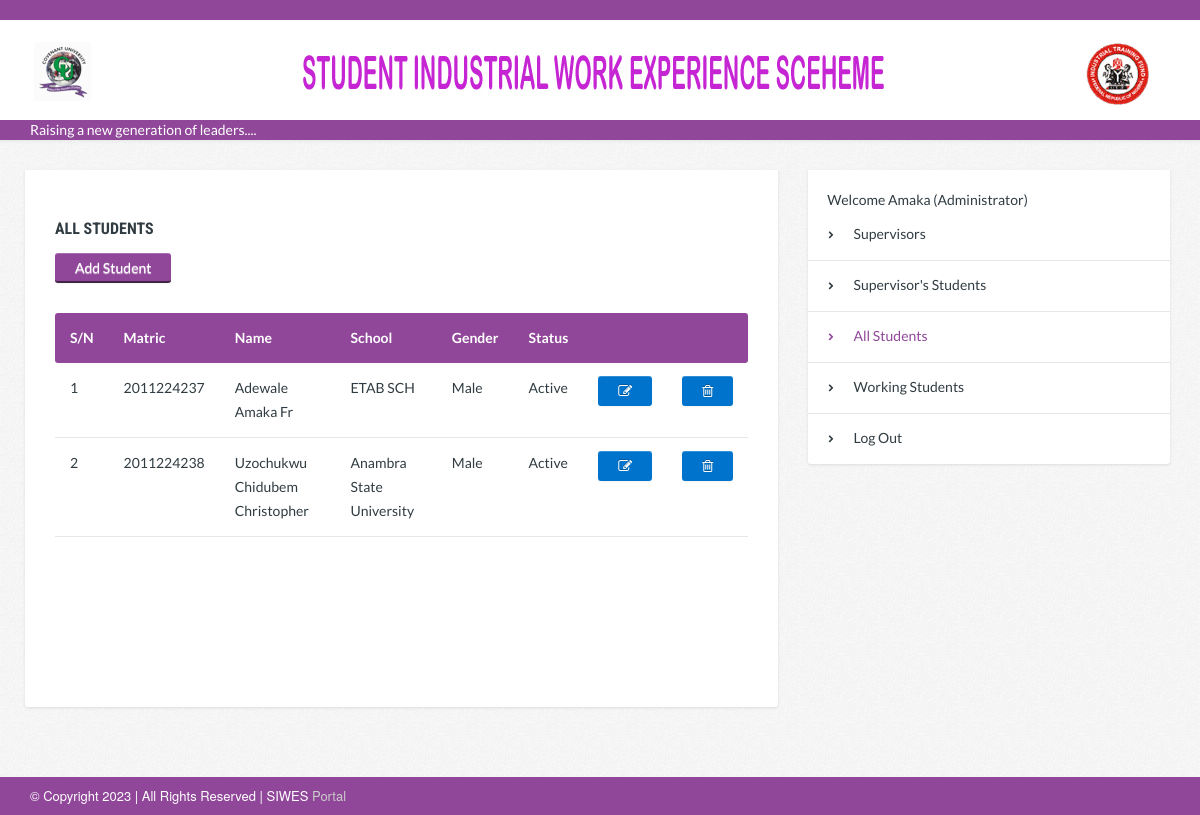
Screenshot of /allstudents.php (signed in) with the database file from the repository.
### tables this page shows
CREATE TABLE `reglist` (
  `matno` int(11) NOT NULL,
  `fname` varchar(100) DEFAULT NULL,
  `sname` varchar(100) DEFAULT NULL,
  `mname` varchar(100) DEFAULT NULL,
  `sex` varchar(50) DEFAULT NULL,
  `college` varchar(100) DEFAULT NULL,
  `dept` varchar(100) DEFAULT NULL,
  `program` varchar(100) DEFAULT NULL,
  `level` varchar(100) DEFAULT NULL,
  `studentshipStatus` varchar(100) DEFAULT NULL,
  `password` varchar(100) NOT NULL
);

### allstudents.php (the view, shortened to what this page needs)
<?php
include_once("includes/functions.php");
$getstdnts = "SELECT * FROM reglist  ";
$thestdnts = mysqli_query($connection, $getstdnts);
$serial = 1;
$inc = 1;
?>
<?php require('views/header.php'); ?>
<div id="page-content">
	<div class="container">
		<div class="row">
			<div class="col-sm-8 page-content">
				<div class="white-container mb40">
					<div id='thegentable' class='pb90'>
						<h6>All Students</h6>
						<?php if ($_SESSION['adminroleid'] == 1) : ?>
							<a href="#" id='shownew' class="btn btn-default">Add Student</a>
						<?php endif; ?>
						<?php if (mysqli_num_rows($thestdnts) < 1) { ?>
							<p class='pt20 mb90 pb210'>No Student added yet.</p>
						<?php
						} else { ?>
							<table class="table-hover">
								<thead>
									<tr>
										<th>S/N</th>
										<th>Matric</th>
										<th>Name</th>
										<th>School</th>
										<th>Gender</th>
										<th>Status</th>
										<th></th>
										<th></th>
									</tr>
								</thead>
								<tbody>
									<?php while ($staffrow = mysqli_fetch_array($thestdnts)) { ?>
										<tr>
											<td><?php echo $serial; ?></td>
											<td><?php echo $staffrow['matno']; ?></td>
											<td><?php echo ucwords($staffrow['sname']); ?> <?php echo ucwords($staffrow['fname']); ?> <?php echo ucwords($staffrow['mname']); ?></td>
											<td><?php echo $staffrow['college']; ?></td>
											<td><?php echo $staffrow['sex']; ?></td>
											<td><?php echo $staffrow['studentshipStatus']; ?></td>
											<td><a href="studentedit.php?ad=<?php echo $staffrow['matno']; ?>" class='btn btn-primary fa fa-edit' title='Edit'></a></td>
											<td><a href="models/studentdelete.php?ad=<?php echo $staffrow['matno']; ?>" class='btn btn-primary fa fa-trash-o' title='Delete'></a></td>
										</tr>
										<?php $serial = $serial + $inc; ?>
									<?php } ?>
								</tbody>
							</table>
						<?php } ?>
					</div>
				</div>
			</div>
			<div class="col-sm-4 page-sidebar">
				<aside>
					<div class="widget sidebar-widget white-container links-widget">
					<ul><br>
							&nbsp&nbsp&nbsp&nbsp&nbsp&nbsp Welcome <?php
							echo $_SESSION['fname'] .' ('. $_SESSION['adminrole']?>)
							<li><a href="dashboard.php">Supervisors</a></li>
							<li><a href="assignment.php">Supervisor's Students</a></li>
							<li class="active"><a href="allstudents.php">All Students</a></li>
							<li><a href="activate.php">Working Students</a></li>
							<li><a href="models/adminlogout.php">Log Out</a></li>
						</ul>
					</div>
				</aside>
			</div>
		</div>
	</div>
</div>
<?php require('views/footer.php'); ?>

### assets/css/style.css (style rules this page uses)
body { background: #ffffff; color: #303c42; font-size: 14px; font-family: 'Lato', Helvetica, Arial, sans-serif; line-height: 20px; cursor: default; -webkit-font-smoothing: antialiased; opacity: 0; }
body.loaded { background: url(../img/bg-pattern.png) repeat 0 0; opacity: 1; -webkit-transition: opacity 0.3s ease-in; -moz-transition: opacity 0.3s ease-in; -o-transition: opacity 0.3s ease-in; transition: opacity 0.3s ease-in; }
#page-content { -webkit-box-shadow: inset 0 5px 5px -5px rgba(0,0,0,.1); box-shadow: inset 0 5px 5px -5px rgba(0,0,0,.1); }
.page-content, .page-sidebar { padding-top: 30px; padding-bottom: 30px; }
a { color: #904799; text-decoration: none; cursor: pointer; }
.loaded a { -webkit-transition: all 0.25s ease-out; -moz-transition: all 0.25s ease-out; -o-transition: all 0.25s ease-out; transition: all 0.25s ease-out; }
ul, ol { margin-top: 0; margin-bottom: 10px; }
.white-container { margin-bottom: 30px; padding: 20px 30px; -webkit-border-radius: 0 0 3px 3px; border-radius: 0 0 3px 3px; background: #ffffff; -webkit-box-shadow: 0px 1px 3px 0px rgba(0,0,0,.1); box-shadow: 0px 1px 3px 0px rgba(0,0,0,.1); }
h1, h2, h3, h4, h5, h6, .h1, .h2, .h3, .h4, .h5, .h6 { color: inherit; text-transform: uppercase; font-weight: 700; font-family: 'Roboto Condensed', sans-serif; line-height: 1.1; }
h4, h5, h6 { margin-top: 30px; margin-bottom: 15px; }
h6, .h6 { font-size: 16px; }
table { margin: 30px 0 60px 0; max-width: 100%; width: 100%; background-color: transparent; }
th { text-align: left; }
table > thead > tr > th, table > tbody > tr > th, table > tfoot > tr > th, table > thead > tr > td, table > tbody > tr > td, table > tfoot > tr > td { padding: 13px 15px; border-bottom: 1px solid #e7e7e7; vertical-align: top; line-height: 24px; }
table > thead > tr > th { border-bottom: 0; background: #904799; vertical-align: bottom; color: #ffffff; }
table > thead > tr > th:first-child { -webkit-border-radius: 3px 0 0 3px; border-radius: 3px 0 0 3px; }
table > thead > tr > th:last-child { -webkit-border-radius: 0 3px 3px 0; border-radius: 0 3px 3px 0; }
table > caption + thead > tr:first-child > th, table > colgroup + thead > tr:first-child > th, table > thead:first-child > tr:first-child > th, table > caption + thead > tr:first-child > td, table > colgroup + thead > tr:first-child > td, table > thead:first-child > tr:first-child > td { border-top: 0; }
.btn { display: inline-block; margin-bottom: 0; padding: 5px 20px; border: 0; -webkit-border-radius: 3px; border-radius: 3px; background-image: none; color: #ffffff; vertical-align: middle; text-align: center; white-space: nowrap; font-weight: normal; font-size: 14px; line-height: 20px; cursor: pointer; -webkit-user-select: none; -moz-user-select: none; -ms-user-select: none; -o-user-select: none; user-select: none; }
.loaded .btn { -webkit-transition: all 0.25s ease-out; -moz-transition: all 0.25s ease-out; -o-transition: all 0.25s ease-out; transition: all 0.25s ease-out; }
.btn-default { padding-bottom: 3px; border-bottom: 2px solid #412544; background: #904799; color: #ffffff; }
.widget { position: relative; display: block; margin-bottom: 30px; }
.widget:last-child { margin-bottom: 0; }
.widget.links-widget { padding: 0; }
.widget.links-widget > ul { list-style: none; margin: 0; padding: 0; }
.widget.links-widget > ul > li { position: relative; }
.widget.links-widget > ul > li > a { display: block; border-bottom: 1px solid #e6e6e6; color: inherit; padding: 15px 20px; text-decoration: none; }
.widget.links-widget > ul > li > a:hover, .widget.links-widget > ul > li.active > a { color: #904799; }
.widget.links-widget > ul > li:last-child > a { border-bottom: 0; }
.widget.links-widget > ul > li > a:before { position: relative; top: -1px; margin-right: 20px; color: inherit; content: '\f054'; font-size: 8px; font-family: 'FontAwesome'; }
.mb40 { margin-bottom: 40px; }
.pb90 { padding-bottom: 90px; }

### rows the page displays
reglist: matno "2011224237", sname "Adewale", fname "Amaka", mname "Fr", college "ETAB SCH", sex "Male", studentshipStatus "Active"
reglist: serial "2", matno "2011224238", sname "Uzochukwu", fname "Chidubem", mname "Christopher", college "Anambra State University", sex "Male", studentshipStatus "Active"

### other values shown
$_SESSION['fname'] "Amaka"
$_SESSION['adminrole'] "Administrator"
